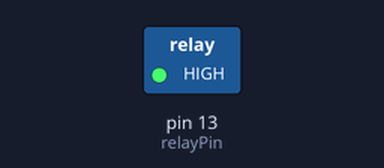
The sketch below on a simulated Arduino Uno, built with avr-gcc and run on an emulated ATmega328P. Shown: switched loads named in the sketch (green lamp = pin HIGH).

Above: at 1.0 s.
At 3.0 s:
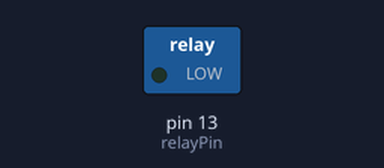
Timing chart, 0 to 5.2 s (numbered marks = the images above):
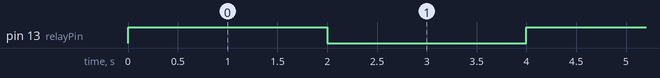

The sketch:

Relay.ino
```cpp
/******************************************
  Website: www.elegoo.com

  Time:2017.12.12

 ******************************************/

int relayPin = 13;

void setup()
{
  pinMode(relayPin, OUTPUT);
}


void loop()
{
  digitalWrite(relayPin, HIGH);   // turn the relay on (HIGH is the voltage level)
  delay(2000);              // wait for a second
  digitalWrite(relayPin, LOW);    // turn the relay off by making the voltage LOW
  delay(2000);              // wait for a second
}
```

Measured:
- by itself, pin 13 (relayPin): alternates HIGH for 2.0 s and LOW for 2.0 s
